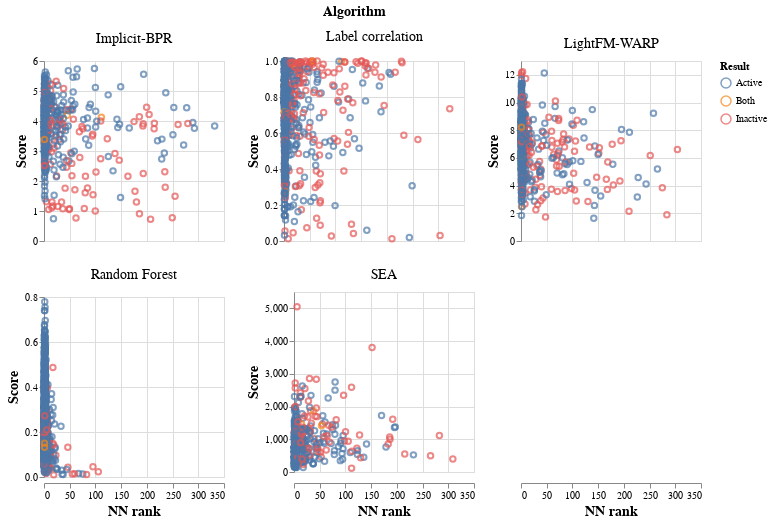

Write notebook code for a chart like this one.
### Code cell
import altair as alt
alt.data_transformers.disable_max_rows()
alt.Chart(d).mark_point().encode(
    y='Score:Q',
    x=alt.X('NN rank:Q'),# scale=alt.Scale(type='log'),),
    color='Result:N'
).properties(
    width=180,
    height=180
).facet(
   facet='Algorithm:N',
    columns=3
).resolve_scale(y='independent').configure_axis(
    #labelFontSize=14,
    titleFontSize=14 
).configure_header(
    titleFontSize=14,
    labelFontSize=14
)#.save('./figures/probability_vs_score.html')

### Figure 1 — Vega-Lite specification as saved in the notebook (floating-point values rounded to 4 significant figures; data arrays with more than 128 entries replaced by an {"elided": "..."} marker saying what was removed)
{"config": {"view": {"continuousWidth": 400, "continuousHeight": 300}, "axis": {"titleFontSize": 14}, "header": {"labelFontSize": 14, "titleFontSize": 14}}, "data": {"name": "data-ee30e271069409df3e7577b6382346f2"}, "facet": {"type": "nominal", "field": "Algorithm"}, "spec": {"mark": "point", "encoding": {"color": {"type": "nominal", "field": "Result"}, "x": {"type": "quantitative", "field": "NN rank"}, "y": {"type": "quantitative", "field": "Score"}}, "height": 180, "width": 180}, "columns": 3, "resolve": {"scale": {"y": "independent"}}, "$schema": "https://vega.github.io/schema/vega-lite/v4.8.1.json", "datasets": {"data-ee30e271069409df3e7577b6382346f2": {"elided": "4980 records"}}}
